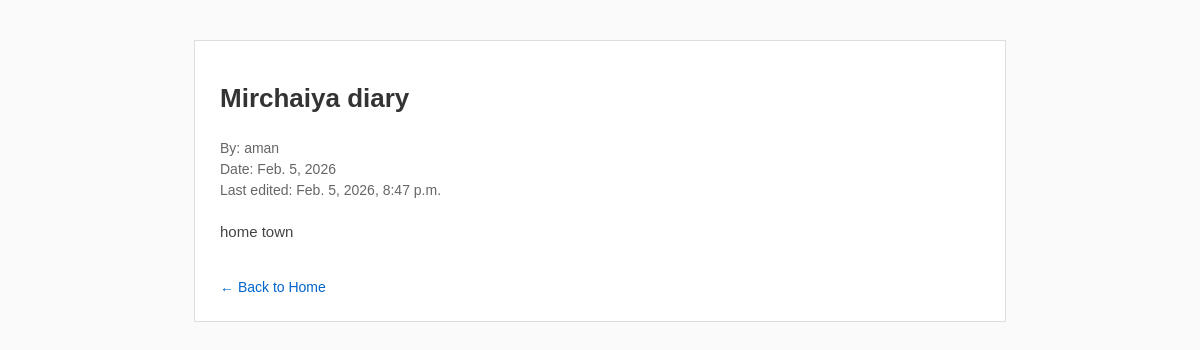
Page /blog/read/13/ on the committed database.
### core/models.py (models this page shows, shortened)
class BlogModel ( models . Model ) :
    title = models . CharField ( max_length =200)
    author = models . CharField ( max_length =50)
    content = models . TextField ()
    date_of_post = models . DateTimeField ( auto_now_add = True )
    last_updated = models . DateTimeField ( auto_now = True )

### core/views.py (the view)
# urls.py: path('blog/read/<int:id>/', views.read_one, name='read_one'),
def read_one(request, id=None):
    if id is None:
        raise Http404('No Lookup Provided.')
    obj = get_object_or_404(BlogModel, id=id)
    context = {
        'obj': obj
    }
    return render(request, 'core/read_blog.html', context)

### templates/core/read_blog.html (shortened to what this page needs)
<!DOCTYPE html>
<html lang="en">
<head>
</head>
<body>
<div class="container">
    <h1>{{ obj.title }}</h1>
    <h5>
        <span>By: {{ obj.author }}</span><br>
        <span>Date: {{ obj.date_of_post.date }}</span><br>
        {% load tz %}
        {% timezone 'Asia/Kathmandu' %}
            <span>Last edited: {{ obj.last_updated }}</span>
        {% endtimezone %}
    </h5>
    <p>{{ obj.content }}</p>
    <a href="{% url 'home' %}">← Back to Home</a>
</div>
</body>
</html>

### templates/core/read_blog.html (style rules this page uses)
body { font-family: Arial, sans-serif; background-color: #fafafa; margin: 0; padding: 0; color: #333; }
.container { max-width: 760px; margin: 40px auto; background: #fff; padding: 25px; border: 1px solid #ddd; }
h1 { margin-bottom: 8px; font-size: 26px; }
h5 { color: #666; font-weight: normal; line-height: 1.5; margin-bottom: 18px; font-size: 14px; }
p { line-height: 1.7; font-size: 15px; color: #444; }
a { display: inline-block; margin-top: 20px; color: #0066cc; text-decoration: none; font-size: 14px; }

### rows in the picture
BlogModel: title "Mirchaiya diary", author "aman", date_of_post "Feb. 5, 2026", last_updated "Feb. 5, 2026, 8:47 p.m.", content "home town"
